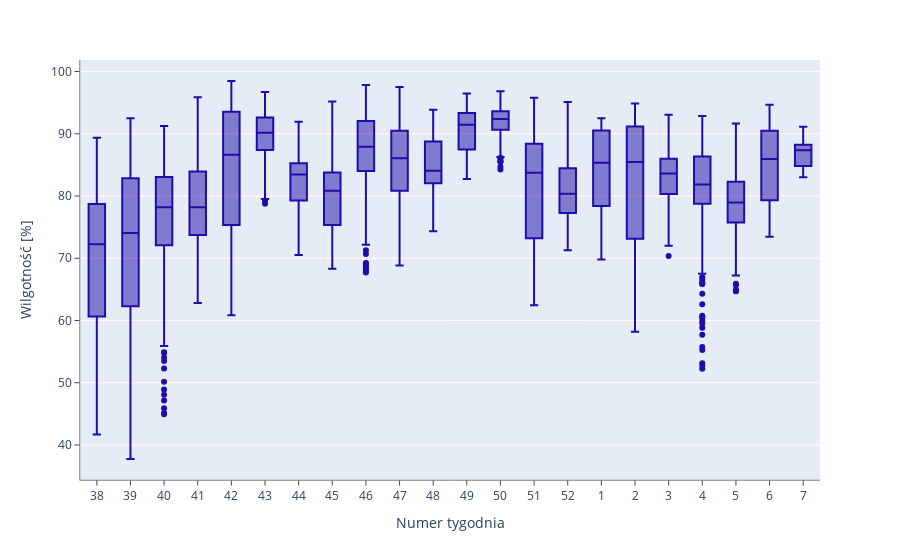

Source (notebook cell):
### Markdown cell above
# Box plot wilgotności

### Code cell
fig = px.box(df, x="week_number", y="out_hum", color_discrete_sequence=['#1f0daa'])
fig.update_xaxes(type='category')  
fig.update_yaxes(
    title_text="Wilgotność [%]",
    showline=True,
    linewidth=0.5,
    linecolor='black',
    ticks="outside",
)

fig.update_xaxes(
    title_text="Numer tygodnia",
    showline=True,
    linewidth=0.5,
    linecolor='black',
    ticks="outside",
)
fig.show()

### Figure 1 — Plotly figure (JSON) as saved in the notebook; plotly's stock layout.template omitted (floating-point values rounded to 4 significant figures; data arrays with more than 128 entries replaced by an {"elided": "..."} marker saying what was removed)
{"data": [{"alignmentgroup": "True", "hovertemplate": "week_number=%{x}<br>out_hum=%{y}<extra></extra>", "legendgroup": "", "marker": {"color": "#1f0daa"}, "name": "", "notched": false, "offsetgroup": "", "orientation": "v", "showlegend": false, "type": "box", "x": {"elided": "3504 int values"}, "x0": " ", "xaxis": "x", "y": {"elided": "3504 float values"}, "y0": " ", "yaxis": "y"}], "layout": {"autosize": true, "boxmode": "group", "legend": {"tracegroupgap": 0}, "margin": {"t": 60}, "xaxis": {"anchor": "y", "autorange": true, "domain": [0, 1], "linecolor": "black", "linewidth": 0.5, "range": [-0.5, 21.5], "showline": true, "ticks": "outside", "title": {"text": "Numer tygodnia"}, "type": "category"}, "yaxis": {"anchor": "x", "autorange": true, "domain": [0, 1], "linecolor": "black", "linewidth": 0.5, "range": [34.38, 101.9], "showline": true, "ticks": "outside", "title": {"text": "Wilgotność [%]"}, "type": "linear"}}}
